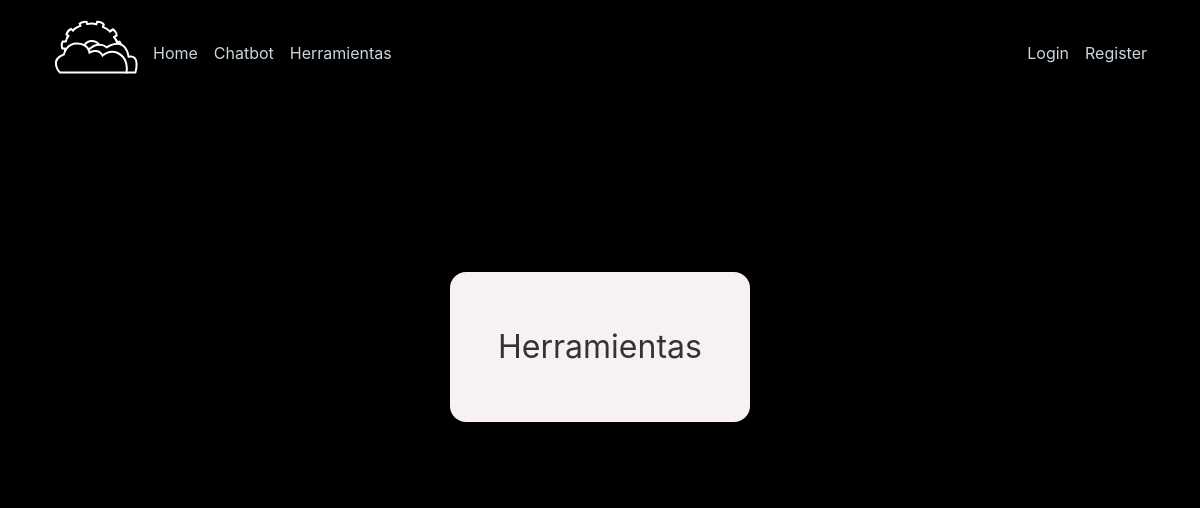
The page /tools on the database as committed earlier.
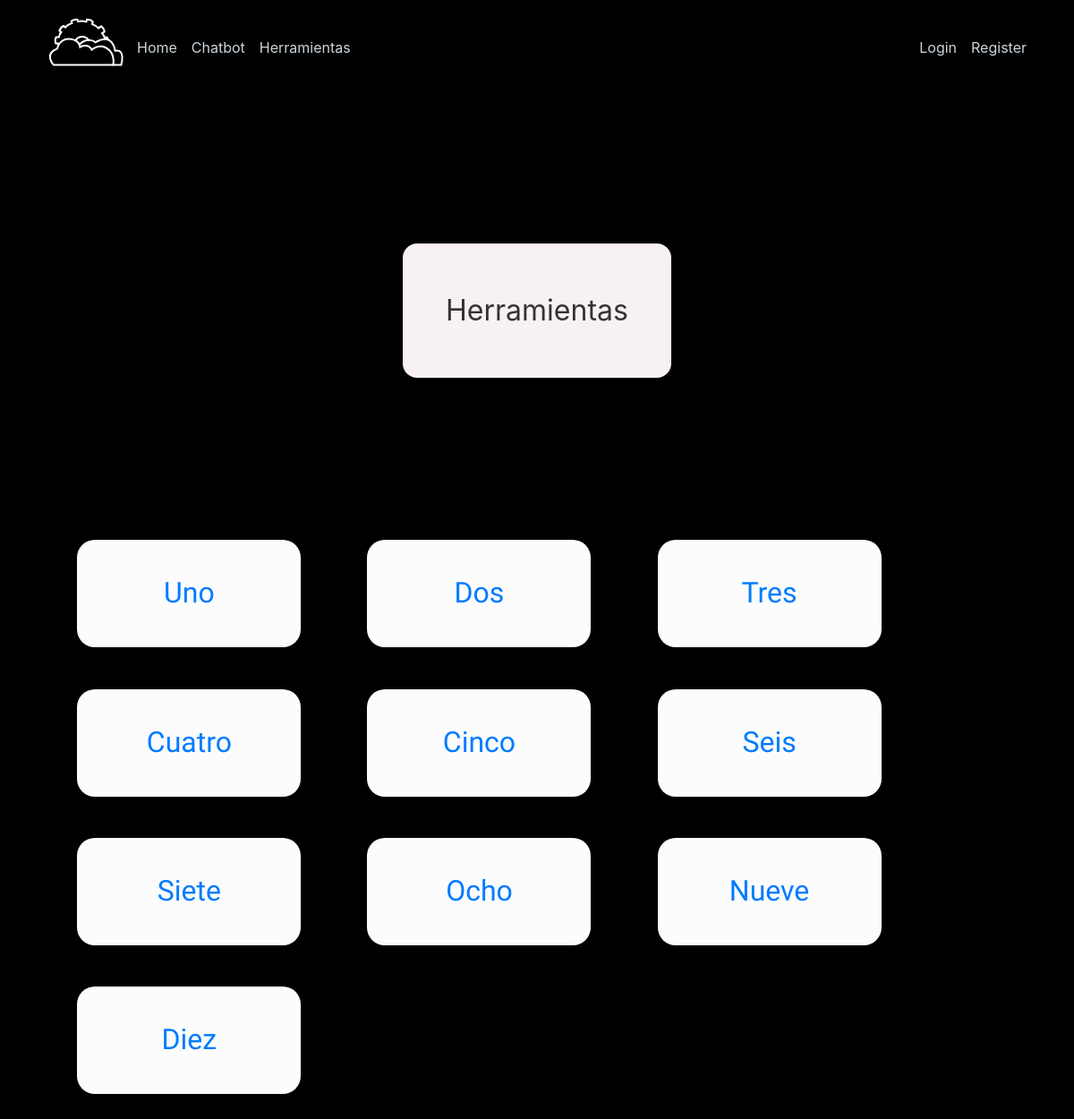
The same page on the database as committed later.
### aplicacion/models.py (models this page shows)
class Category(db.Model):
    id = db.Column(db.Integer, primary_key=True)
    category_name = db.Column(db.String(20), unique=True, nullable=False)

### aplicacion/routes.py (the view)
@app.route('/tools')
def tools():
    form = ActividadesInput()
    myCategory = Category.query.all()
    return render_template('tools.html',form=form, myCategory=myCategory)

### aplicacion/routes.py (called while the page is built)
def addon(lista, nuevo):
    aux = lista[0]
    if nuevo == 'main' or nuevo == 'about' or nuevo == 'profile' or nuevo == 'account' or nuevo == 'chatbot' or nuevo == 'index' or nuevo == 'tools':
        lista[0] = nuevo
    lista[1] = aux
    return lista

@app.before_request
def before_request():
    new = request.endpoint
    print(new)
    g.lista_dou = addon(lista, new)
    print(g.lista_dou)

### aplicacion/templates/tools.html (shortened to what this page needs)
{% extends "layout.html" %}
{% block body %}
<div class="contenedor">
    <div class="contenedor-2">
        <div class="container titan">Herramientas</div>
    </div>
</div>
<ul>
        {% for i in myCategory %}
            <a href="#">
                <div class="cuadrate">
                    <div class="texto">{{ i.category_name }}</div>
                </div></a>
        {% endfor %}
</ul>
{% endblock %}

### aplicacion/templates/layout.html (shortened to what this page needs)
<!DOCTYPE html>
<html lang="en">
<head>
    <link rel="stylesheet" href="{{ url_for('static', filename='css/style.css') }}">
    <link rel="stylesheet" href="https://maxcdn.bootstrapcdn.com/bootstrap/4.0.0/css/bootstrap.min.css">
    <link rel="stylesheet" type="text/css" href="{{ url_for('static', filename='css/main.css') }}">
</head>
<body style="background-color: black;">
  <header class="site-header">
    <nav class="navbar navbar-expand-md navbar-dark bg-steel fixed-top">
      <div class="container">
        <a href="/"><img class="header-img" src="{{ url_for('static', filename='img/Logoskytools1.svg') }}"> </a>
        <div class="collapse navbar-collapse" id="navbarToggle">
          <div class="navbar-nav mr-auto">
            <a class="nav-item nav-link" href="{{ url_for('main') }}">Home</a>
            <a class="nav-item nav-link" href="{{ url_for('chatbot') }}">Chatbot</a>
            <a class="nav-item nav-link" href="{{ url_for('tools') }}">Herramientas</a>
          </div>
          <div class="navbar-nav">
            {% if current_user.is_authenticated %}
              <a class="nav-item nav-link" href="{{ url_for('account') }}">Account</a>
              <a class="nav-item nav-link" href="{{ url_for('logout') }}">Logout</a>
            {% else %}
              <a class="nav-item nav-link" href="{{ url_for('login') }}">Login</a>
              <a class="nav-item nav-link" href="{{ url_for('register') }}">Register</a>
            {% endif %}
          </div>
        </div>
      </div>
    </nav>
  </header>
    {% block body %}
    {% endblock %}
</body>
</html>

### aplicacion/static/css/style.css (style rules this page uses)
body { padding: 0; margin: 0; background-color: rgba(0,0,0,0.1); font-family: 'Titillium Web', sans-serif; }

### aplicacion/static/css/main.css (style rules this page uses)
body { background: #fafafa; color: #333333; margin-top: 5rem; }
.bg-steel { background-color: #5f788a; }
.site-header .navbar-nav .nav-link { color: #cbd5db; }

Rows that differ between the two databases and show on the page:
added Category: category_name "Uno"
added Category: category_name "Dos"
added Category: category_name "Tres"
added Category: category_name "Cuatro"
added Category: category_name "Cinco"
added Category: category_name "Seis"
added Category: category_name "Siete"
added Category: category_name "Ocho"
added Category: category_name "Nueve"
added Category: category_name "Diez"
